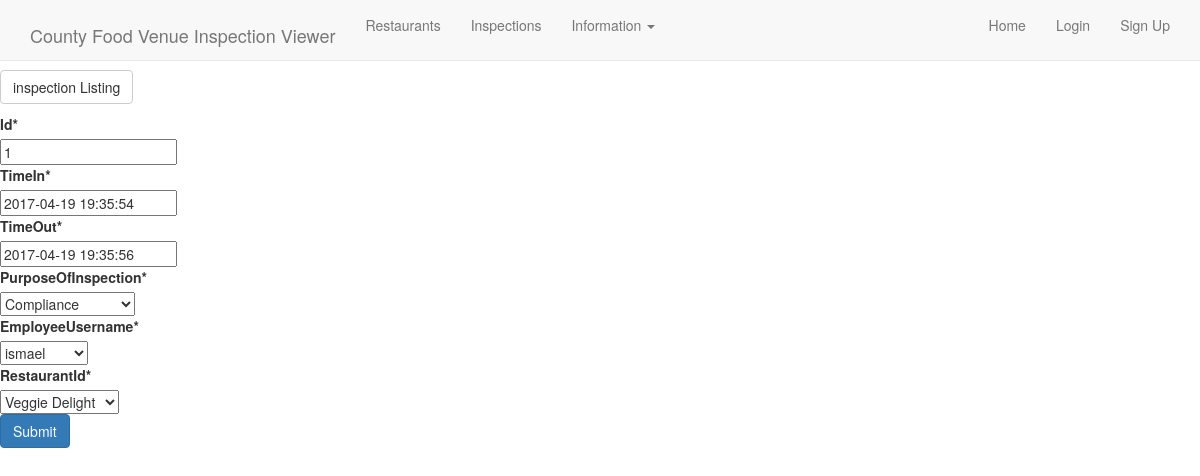
/fvi/fvi/inspection/update/1/, run on the app's committed database.
### fvi/models.py (models this page shows, shortened)
class restaurant(models.Model):
    RISK_TYPES = (
        ('L', 'Low'),
        ('M', 'Medium'),
        ('H', 'High'),
    )
    RESTAURANT_TYPES = (
        ('B', 'Buffet'),
        ('F', 'Fast Food'),
        ('S', 'Small Shop'),
    )
    id = models.IntegerField(primary_key=True)
    name = models.TextField(max_length=100)
    address = models.TextField(max_length=100)
    owner = models.CharField(max_length=30)
    licensePermit = models.IntegerField()
    restaurantType = models.CharField(max_length=1, choices=RESTAURANT_TYPES)
    riskType = models.CharField(max_length=1, choices=RISK_TYPES)
    class Meta:
        ordering = ('-pk',)
    def __str__(self):
        return self.name

class inspection(models.Model):
    PURPOSE_OPTIONS = (
        ('C', 'Compliance'),
        ('R', 'Routine'),
        ('F', 'Field Investigation'),
        ('V', 'Visit'),
        ('O', 'Other'),
    )
    id = models.IntegerField(primary_key=True)
    timeIn = models.DateTimeField()
    timeOut = models.DateTimeField()
    purposeOfInspection = models.CharField(max_length=1, choices=PURPOSE_OPTIONS)
    employeeUsername = models.ForeignKey(settings.AUTH_USER_MODEL, )
    restaurantId = models.ForeignKey('fvi.restaurant', )
    class Meta:
        ordering = ('-pk',)
    objects = inspectionManager()
    class Meta:
        permissions=(("create_inspection","can create inspetions"),
                     ("view_inspection","can view inspections"),
                     ("update_inspection","cann update inspections"))

### fvi/views.py (the view)
# urls.py: url(r'^fvi/inspection/update/(?P<pk>\S+)/$', views.inspectionUpdateView.as_view(), name='fvi_inspection_update'),
class inspectionUpdateView(UpdateView):
    permission_required = 'catalog.Can_Update_Inspection'
    model = inspection
    form_class = inspectionForm

### fvi/forms.py
class inspectionForm(forms.ModelForm):
    class Meta:
        model = inspection
        fields = ['id', 'timeIn', 'timeOut', 'purposeOfInspection', 'employeeUsername', 'restaurantId']

### fvi/templates/fvi/inspection_form.html (shortened to what this page needs)
{% extends "base.html" %}
{% load static %}
{% load crispy_forms_tags %}
{% block content %}
<p><a class="btn btn-default" href="{% url 'fvi_inspection_list' %}">inspection Listing</a></p>
<form method="post">
{{form|crispy}}
<button class="btn btn-primary" type="submit">Submit</button>
</form>
{% endblock %}

### data on the page
inspection: timeIn "2017-04-19 19:35:54", timeOut "2017-04-19 19:35:56", purposeOfInspection "Compliance", employeeUsername "ismael", restaurantId "Veggie Delight"
